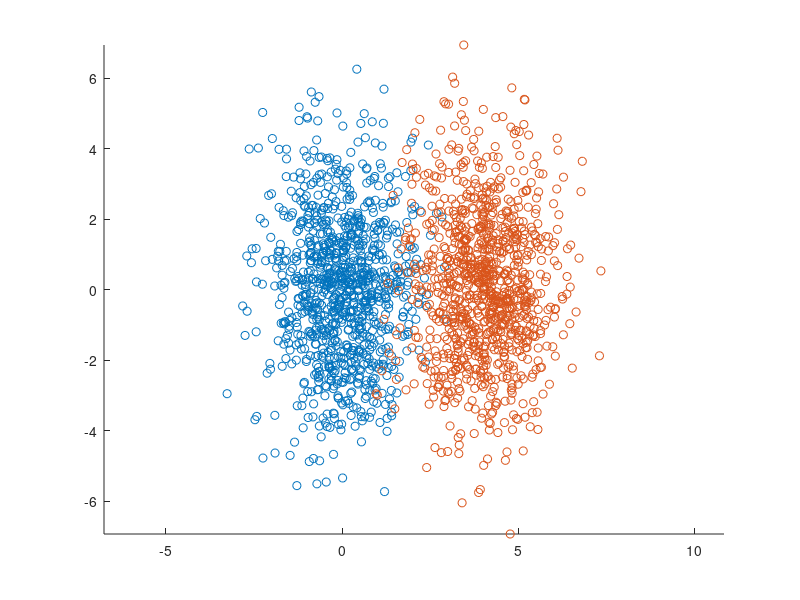

This figure's MATLAB source: (Note: this script raises an error after producing the figure.)
function test_snr()
addpath('/Users/gkour/drive/PhD/events_analysis/Neural Decoding')
close all

test_theory_empirical_results(3)
% test_distant_geometries_orthogonal_vs_parallel()
% test_overlapping_geometries()
% test_biased_geometries()

end

function test_theory_empirical_results(m)
repetitions = 100;

% define the covariance matrices
    cov = [1, 0; 0, 4];

% sample from the distribution
    samples_m1 = mvnrnd([0 ,0],cov,1000);
    samples_m2 = mvnrnd([4 ,0],cov,1000);
    
    figure;
    hold on;
    scatter(samples_m1(:,1),samples_m1(:,2))
    scatter(samples_m2(:,1),samples_m2(:,2))
    axis equal
    hold off;

        
% estimate the theory error rate for given m

    [geom1.centroid, geom1.D, geom1.U, geom1.Ri, geom1.N] = extract_geometry(samples_m1);
    [geom2.centroid, geom2.D, geom2.U, geom2.Ri, geom2.N] = extract_geometry(samples_m2);
    
    [~,eps] = SNR(geom1, geom2);
    err_theory = eps(m)
     
% perform emprical estimation
    

% Monte carlo over repetitions
    % sample m samples
    % calculate the error rate on a test set of the prototype.
    for rep=1:repetitions
        
        s1 = shuffle(samples_m1);
        s1 = s1(1:m,:);
        s2 = shuffle(samples_m2);
        s2 = s2(1:m,:);
        
        s1_test_samples = mvnrnd([0 ,0],cov,1000);
        classification = prototype_classifier(s1, s2, s1_test_samples);
        
        error_a(rep) = mean(classification==2);
        
    end
    err_emp = mean(error_a)
    assert((err_emp-err_theory)<0.01)
end


function test_distant_geometries_orthogonal_vs_parallel()
    %%% Test that overlapping geometry has high error than non-overlapping.
    %%% Test 3 configuration with gradual overlapping.
    
    
    cov1(:,:,1) = [1, 0; 0, 4];
    cov1(:,:,2) = [1, 0; 0, 4];
    cov1(:,:,3) = [4, 0; 0, 1];
    
    cov2 = cov1;
    cov2(:,:,2) = [4, 0; 0, 1];
    
    for i=1:3
        samples_m1 = mvnrnd([0 ,0],cov1(:,:,i),200);
        samples_m2 = mvnrnd([4 ,0],cov2(:,:,i),200);

        figure;
        hold on;
        scatter(samples_m1(:,1),samples_m1(:,2))
        scatter(samples_m2(:,1),samples_m2(:,2))
        axis equal
        hold off;



        [geom1.centroid, geom1.D, geom1.U, geom1.Ri, geom1.N] = extract_geometry(samples_m1);
        [geom2.centroid, geom2.D, geom2.U, geom2.Ri, geom2.N] = extract_geometry(samples_m2);


        [snr,error_a] = SNR(geom1, geom2);
        err(i,:) = arrayfun(error_a, 1:20);
        
    end
    assert (all(err(1,:)<err(2,:))& all(err(2,:)<err(3,:)))
end


function test_overlapping_geometries()
    
    cov = [1, 0; 0, 4];
    samples_m1 = mvnrnd([0 ,0],cov,200);
    samples_m2 = mvnrnd([1 ,0],cov,200);
    
    figure;
    hold on;
    scatter(samples_m1(:,1),samples_m1(:,2))
    scatter(samples_m2(:,1),samples_m2(:,2))
    hold off;
    
    [geom1.centroid, geom1.D, geom1.U, geom1.Ri, geom1.N] = extract_geometry(samples_m1);
    [geom2.centroid, geom2.D, geom2.U, geom2.Ri, geom2.N] = extract_geometry(samples_m2);


    [snr,error_a] = SNR(geom1, geom2);
    arrayfun(error_a, 1:20)
end

function test_biased_geometries()
    %%% Test that the bias has an effect, i.e. the smaller the radii the smaller is the error.
    %%% from the paper: when manifold a is larger than manifold b, the bias term is negative, predicting a lower SNR for manifold a.%%%
    cov = [1, 0; 0, 4];
    samples_m1 = mvnrnd([0 ,0],cov,200);
    samples_m2 = mvnrnd([4 ,0],2*cov,200);
    
    [geom1.centroid, geom1.D, geom1.U, geom1.Ri, geom1.N] = extract_geometry(samples_m1);
    [geom2.centroid, geom2.D, geom2.U, geom2.Ri, geom2.N] = extract_geometry(samples_m2);


    [snr,eps] = SNR(geom1, geom2);
    err_a=arrayfun(eps, 1:20);
    
    [snr,eps] = SNR(geom2, geom1);
    err_b=arrayfun(eps, 1:20);
    
    assert(all(err_a<err_b))
    
end

function shuffled = shuffle(arr)

    shuffled = arr(randperm(length(arr)),:);

end



function classification = prototype_classifier(samples1, samples2, test)

    prot1= mean(samples1);
    prot2 = mean(samples2);
    
    for i=1:size(test,1)
        dist_prot1 = norm(test(i,:)-prot1);
        dist_prot2 = norm(test(i,:)-prot2);
        classification(i)=(dist_prot1>dist_prot2) + 1;
    end
    
end

